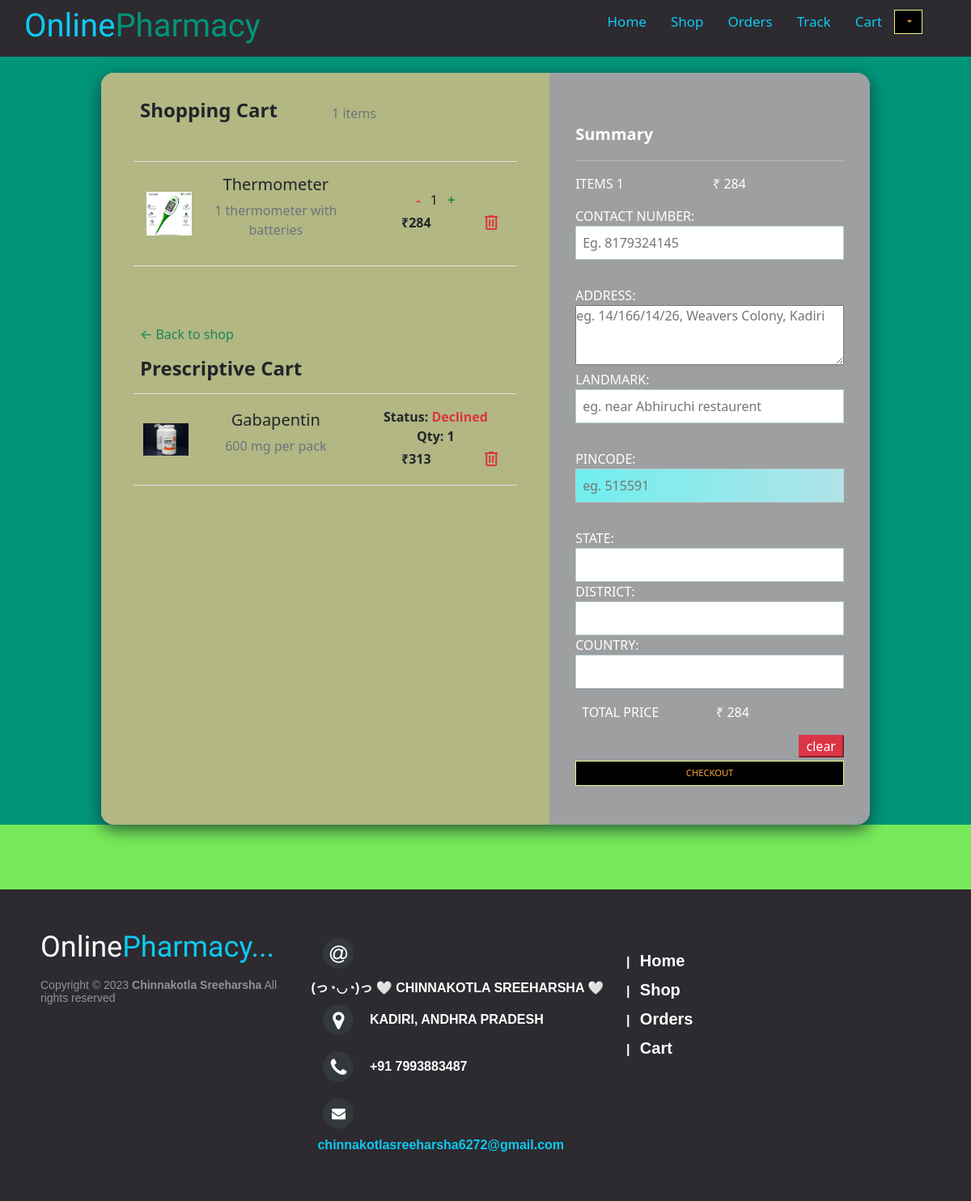
The page /cart/ (signed in) on the database its author committed.
### app/models.py (models this page shows, shortened)
class Cart(models.Model):
    user=models.ForeignKey(User, on_delete=models.CASCADE)
    product=models.ForeignKey(Product, on_delete=models.CASCADE)
    product_qty=models.IntegerField(null=False,blank=False)
    created_at=models.DateTimeField(auto_now_add=True)

class Product(models.Model):
    badge=(
        ('Trending','Trending'),
        ('New Arrivals','New Arrivals'),
        ('Top Selling','Top Selling')
    )
    name=models.CharField(max_length=50,null=False,blank=False)
    category_type=models.ForeignKey(Category, on_delete=models.CASCADE,null=False,blank=False)
    ProductImage=models.ImageField(upload_to=getProductFileName,null=False,blank=False)
    description=models.TextField(max_length=150,null=False,blank=False)
    purpose=models.TextField(max_length=150,null=False,blank=False)
    quantity=models.CharField(max_length=50,null=False,blank=False)
    stock=models.IntegerField(null=False,blank=False)
    statusHide=models.BooleanField(default=False,help_text="1-hide , 0-display")
    superbadge=models.CharField( max_length=50,choices=badge,null=True,blank=True)
    markedprice=models.IntegerField(null=False,blank=False)
    sellingprice=models.IntegerField(null=False,blank=False)
    created_at=models.DateTimeField(auto_now_add=True)
    ratings=models.FloatField(default=0)
    noofSales=models.IntegerField(default=0)
    class Meta:
        ordering = ('-noofSales',)

class PrescriptiveCart(models.Model):
    options=(
        ('Approved','Approved'),
        ('Processing','Processing'),
        ('Declined','Declined')
    )
    user=models.ForeignKey(User, on_delete=models.CASCADE)
    PrescriptionImage=models.ImageField(upload_to=getPrescriptionCartFileName,null=False,blank=False)
    product=models.ForeignKey(Product, on_delete=models.CASCADE)
    approve=models.CharField( max_length=50,choices=options,default=options[2],null=False,blank=False)
    product_qty=models.IntegerField(null=False,blank=False)
    created_at=models.DateTimeField(auto_now_add=True)

### app/views.py (the view)
# urls.py: path('cart/',views.cartview,name="cart"),
def cartview(req):
    if req.user.is_authenticated :
        user=req.user
        cart=Cart.objects.all().filter(user=user)
        count=cart.count()
        print(count)
        PrescriptiveProduct=PrescriptiveCart.objects.filter(user=user)
        pp=len(PrescriptiveProduct)
        print(PrescriptiveProduct,pp)
        totalAmt=0
        for i in cart:
            totalAmt +=i.product.sellingprice * i.product_qty
        return render(req,"cart.html",{"cart":cart,"count":count,"totalAmt":totalAmt,"PrescriptiveProduct" : PrescriptiveProduct,"pp":pp})
    return render(req,"cart.html")

### app/templates/cart.html (shortened to what this page needs)
<!DOCTYPE html>
{% extends 'base.html' %}
{% load static %}
{% block content %}
<html lang="en">
<head>
    <link rel="stylesheet" href="https://cdnjs.cloudflare.com/ajax/libs/font-awesome/6.4.2/css/all.min.css" />
    <link href="https://cdn.jsdelivr.net/npm/bootstrap@5.0.2/dist/css/bootstrap.min.css" rel="stylesheet">
    <link rel="stylesheet" href="{% static 'css/cart.css'%}">
</head>
<body>
    {% load mathfilters %}
    <div id="opener" style="background-color: #009579;">
        {% if user.is_authenticated %}
        <div class="card">
            <div class="row">
                <div class="col-md-7 cart">
                    <div class="title">
                        <div class="row">
                            <div class="col"><h4><b>Shopping Cart</b></h4></div>
                            <div class="col align-self-center text-right text-muted">{{count}} items</div>
                        </div>
                    </div>
                {% for product in cart %}
                    <div class="row text-center border-bottom border-top">
                        <div class="row main align-items-center">
                            <div class="col-2 ">
                                <a href="/product/{{product.product.pk}}" class="text-decoration-none">
                                    <img class="img-fluid " src="{{product.product.ProductImage.url}}">
                                </a>
                                </div>
                            <div class="col">
                                <div class="row text-wrap text-center"><h5>{{product.product.name}}</h5></div>
                                <div class="row text-muted text-center"><p>{{product.product.quantity}}</p></div>
                            </div>
                                <div class="col-sm">
                            <div class="col-sm">
                                {% if  product.product.category_type.pk == 4 %}
                                <span class="" >{{product.product_qty}}</span>
                            {% else %}
                                <a href="/updatecart/sub/{{product.product.pk}}/{{product.pk}}" class="text-decoration-none text-danger d-inline fw-bolder">-</a>
                                <span class="" >{{product.product_qty}}</span>
                                <a class="text-decoration-none text-success fw-bolder" href="/updatecart/add/{{product.product.pk}}/{{product.pk}}">+</a>
                                {% endif %}
                            </div>
                            <div class="col-sm">
                                <div class="fw-bold mt-1">&#8377;{{product.product_qty |mul:product.product.sellingprice}}
                                    <a class="close ms-2 text-decoration-none float-end text-danger" href="/updatecart/del/{{product.product.pk}}/{{product.pk}}"><span class="material-symbols-outlined">
                                        </span></a></div>
                            </div>
                            </div>
                        </div>
                    </div>
                    {% endfor %}
                    <div class="back-to-shop text-muted"><a href="/shop" class="text-success">&leftarrow; Back to shop</a></div>
                {% if pp > 0 %}
                <div class="col my-3"><h4><b>Prescriptive Cart</b></h4></div>
                    {% for product in PrescriptiveProduct %}
                <div class="row text-center border-bottom border-top">
                    <div class="row main align-items-center">
                        <div class="col-2 "><img class="img-fluid " src="{{product.product.ProductImage.url}}"></div>
                        <div class="col">
                            <div class="row text-wrap text-center"><h5>{{product.product.name}}</h5></div>
                            <div class="row text-muted text-center"><p>{{product.product.quantity}}</p></div>
                        </div>
                            <div class="col-sm">
                                <div class="col-sm">
                                    <span class="fw-bold text-dark">Status: <span class="approve text-primary
                                        {% if product.approve == "Approved" %}
                                        text-success
                                        {% elif product.approve == "Declined" %}
                                            text-danger
                                        {% endif %}
                                        ">{{product.approve}}</span></span>
                                </div>
                        <div class="col-sm">
                            <span class="fw-bold">Qty:  {{product.product_qty}}</span>
                        </div>
                        <div class="col-sm">
                            <div class="fw-bold mt-1">&#8377;{{product.product_qty |mul:product.product.sellingprice}}
                                <a class="close text-danger ms-2  float-end text-decoration-none" title="Delete" href="/delTemp/{{product.pk}}"><span class="material-symbols-outlined">
                                    </span></a></div>
                        </div>
                        </div>
                    </div>
                </div>
                        {% endfor %}
                {% endif %}
                </div>
                <div class="col-md-5 summary">
                    <div><h5><b>Summary</b></h5></div>
                    <hr>
                    <div class="row">
                        <div class="col" style="padding-left:0;">ITEMS {{count}}</div>
                        <div class="col text-right">&#8377; {{totalAmt}}</div>
                    </div>
                    <form id="formid" method="POST" action="/conformorder">
                        <p class="m-0">CONTACT NUMBER:</p>
                        <input id="contactno" name="contactno" class="num"  maxlength="10" inputmode="numeric" placeholder="Eg. 8179324145" >
                        <p class="m-0">ADDRESS:</p>
                        <textarea maxlength="75" class="w-100 rounded-6 onespace" placeholder="eg. 14/166/14/26, Weavers Colony, Kadiri" name="address" id="address"  rows="3" ></textarea>
                        <p class="m-0">LANDMARK:</p>
                        <input id="landmark" maxlength="20" class="textonly onespace" placeholder="eg. near Abhiruchi restaurent" name="landmark" type="text" >
                        <p class="m-0">PINCODE:</p>
                        <input id="code" name="pincode" class="num pincode"   maxlength="6" inputmode="numeric" placeholder="eg. 515591" >
                        <p class="m-0">STATE:</p>
                        <input id="state" class="textonly m-0 p-2" name="state" readonly />
                        <p class="m-0">DISTRICT:</p>
                        <input id="district" class="textonly m-0 p-2" placeholder="" name="district" readonly />
                        <p class="m-0">COUNTRY:</p>
                        <input id="country" class="textonly m-0 p-2" placeholder="" name="country" readonly />
                        <div class="row" style="border-top: 1px solid rgba(0,0,0,.1); padding: 2vh 0;">
                            <div class="col">TOTAL PRICE</div>
                            <div class="col text-right">&#8377; {{totalAmt}}</div>
                        </div>
                        <button id="reset" type="reset" class="float-end btn-danger px-2 mb-1">clear</button>
                        <button id="checkout" class="btn" type="submit" onclick="submitHandler()">CHECKOUT</button>
                    </form>
                </div>
            </div>
        </div>
        {% endif %}
    </div>
</body>
</html>
    {% endblock  %}

### app/static/css/cart.css (style rules this page uses)
#opener { min-height: 70vh; padding-top: 90px; }
body { background-color:#78ea59; }
.title { margin-bottom: 5vh; }
.card { margin: auto; max-width: 950px; width: 90%; box-shadow: 0 6px 20px 0 rgba(16, 48, 47, 0.781); border-radius: 1rem; border: transparent; }
.cart { background-color: #b2b783; padding: 4vh 5vh; border-bottom-left-radius: 1rem; border-top-left-radius: 1rem; }
.summary { background-color: #21252970; border-top-right-radius: 1rem; border-bottom-right-radius: 1rem; padding: 4vh; color: rgb(255, 255, 255); }
.row { margin: 0; }
.title b { font-size: 1.5rem; }
.main { margin: 0; padding: 2vh 0; width: 100%; }
.col-2, .col { padding: 0 1vh; }
a { padding: 0 1vh; text-decoration: none; }
.close { margin-left: auto; font-size: 0.7rem; }
img { width: 3.5rem; }
.back-to-shop { margin-top: 4.5rem; }
h5 { margin-top: 4vh; }
hr { margin-top: 1.25rem; }
form { padding: 2vh 0; }
input { border: 1px solid rgb(186, 206, 207); padding: 1vh; margin-bottom: 4vh; outline: none; width: 100%; background-color: rgb(255, 255, 255); }
.btn { background-color: #000000; border-color: #edf381; color: rgb(249, 167, 60); width: 100%; font-size: 0.7rem; margin-top: 0; border-radius: 0; }
#code { background-image: linear-gradient(to left, rgb(176, 227, 232) , rgba(102, 237, 237, 0.933)), url("https://img.icons8.com/small/16/000000/long-arrow-right.png"); background-repeat: no-repeat; background-position-x: 95%; background-position-y: center; }

### app/templates/base.html (style rules this page uses)
* { margin: 0; padding: 0; box-sizing: border-box; transition: all 0.4s ease;; }
:root { --body-color: #E4E9F7; --nav-color: #2d2a30; --side-nav: #010718; --text-color: #0dcaf0; --search-bar: #F2F2F2; --search-text: #010718; }
* { padding: 0; margin: 0; }
body { font-family: 'Poppins', sans-serif; }
html { background-color: #eaf0f2; }

### rows shown on the page
Cart: product.ProductImage (picture), product.name "Thermometer", product.quantity "1 thermometer with batteries", product_qty "1", product_qty|mul "284"
PrescriptiveCart: product.ProductImage (picture), product.name "Gabapentin", product.quantity "600 mg per pack", approve "Declined", product_qty "1", product_qty|mul "313"

### other values the page prints
{{ count }} "1"
{{ totalAmt }} "284"
